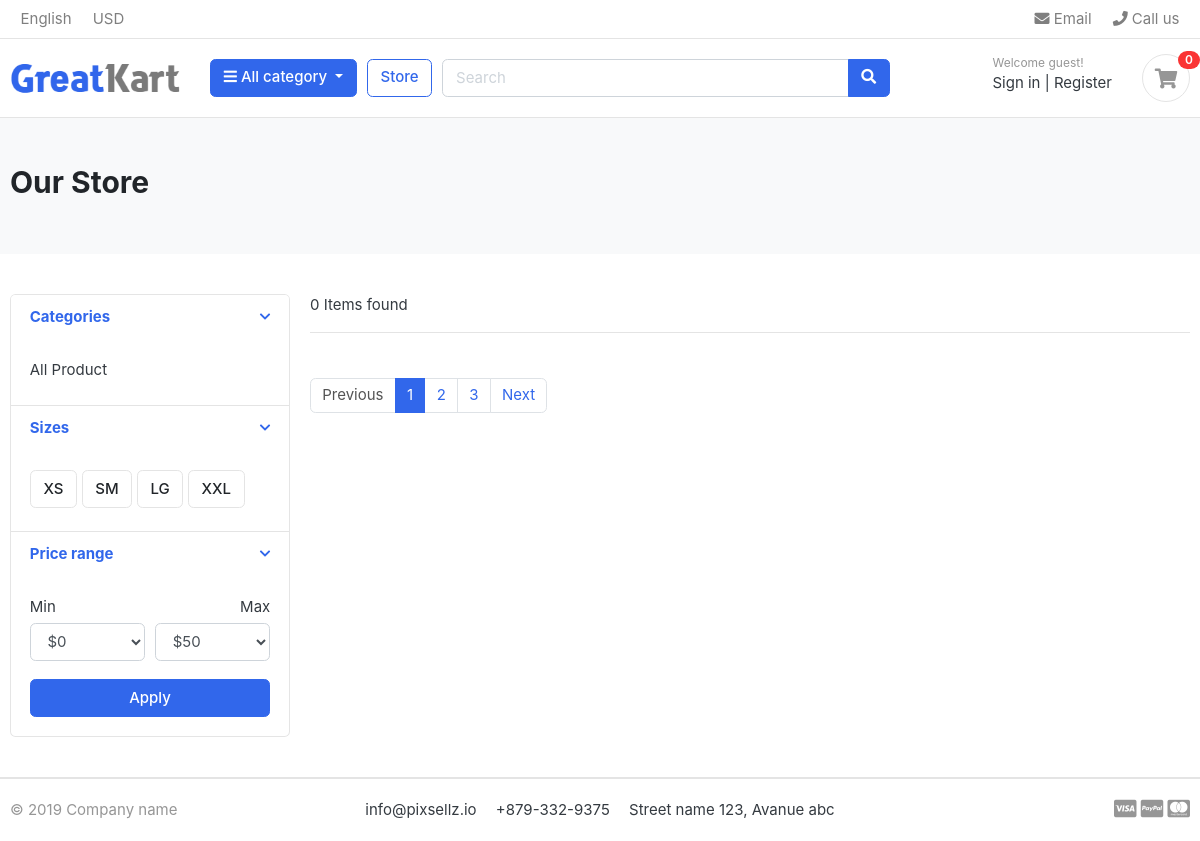
/store/, run on an earlier commit of the app's database.
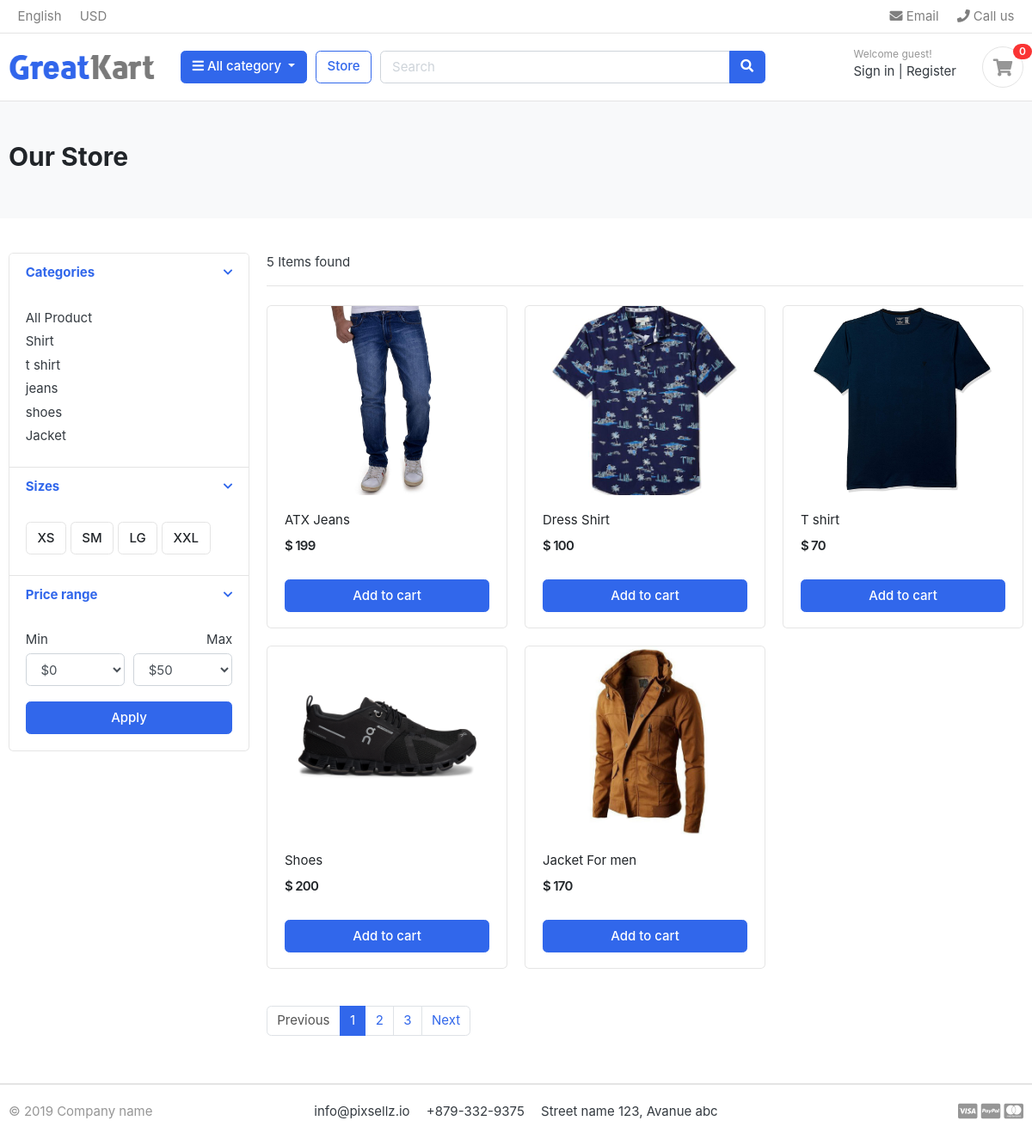
And on a later commit of the database.
### category/models.py (models this page shows, shortened)
class category(models.Model):
    category_name =models.CharField(max_length=50, unique=True)
    slug = models.CharField(max_length=100, unique=True)
    description = models.TextField(max_length=255, blank=True)
    cat_image = models.ImageField(upload_to='photos/categories', blank=True)
    class Meta:
        verbose_name = 'category'
        verbose_name_plural = 'categories'
    def get_slug(self):
        return reverse('products_by_category', args=[self.slug])

### store/models.py (models this page shows, shortened)
class Product(models.Model):
    product_name    = models.CharField(max_length=200, unique=True)
    slug            = models.SlugField(max_length=200, unique=True)
    description     = models.TextField(max_length=500, blank=True)
    price           = models.IntegerField()
    image           = models.ImageField(upload_to='photos/product')
    stock           = models.IntegerField()
    is_available    = models.BooleanField(default=True)
    category        = models.ForeignKey(category, on_delete=models.CASCADE)
    created_date    = models.DateTimeField(auto_now_add=True)
    modified_date   = models.DateTimeField(auto_now=True)
    def get_url(self):
        return reverse('product_detail', args=[self.category.slug, self.slug])

### store/views.py (the view)
# urls.py: path('store/', include('store.urls')),
def store(request, category_slug=None):
    categories = None
    products = None
    if category_slug is not None:
        categories = get_object_or_404(category, slug=category_slug)
        products = Product.objects.filter(category=categories, is_available=True)
        products_count = products.count()
    else:
        products = Product.objects.all().filter(is_available=True)
        products_count = products.count()
    context = {
        'products': products,
        'products_count': products_count,
    }
    return render(request, 'store/store.html', context)

### category/context_processors.py (called while the page is built)
def menu_links(request):
    links = category.objects.all()
    return dict(links=links)

### templates/store/store.html (shortened to what this page needs)
{% extends 'base.html' %}
{% load static %}
{% block content %}
	<section class="section-pagetop bg">
		<div class="container">
			<h2 class="title-page">Our Store</h2>
		</div>
	</section>
	<section class="section-content padding-y">
		<div class="container">
			<div class="row">
				<aside class="col-md-3">
					<div class="card">
						<article class="filter-group">
							<header class="card-header">
								<a href="#" data-toggle="collapse" data-target="#collapse_1" aria-expanded="true"
									class="">
									<i class="icon-control fa fa-chevron-down"></i>
									<h6 class="title">Categories</h6>
								</a>
							</header>
							<div class="filter-content collapse show" id="collapse_1" style="">
								<div class="card-body">
									<ul class="list-menu">
										<li><a href="{% url 'store' %}"> All Product </a></li>
										{% for category in links %}
										<li><a href="{{ category.get_slug }}"> {{ category.category_name }} </a></li>
										{% endfor %}
									</ul>
								</div>
							</div>
						</article>
						<article class="filter-group">
							<header class="card-header">
								<a href="#" data-toggle="collapse" data-target="#collapse_4" aria-expanded="true"
									class="">
									<i class="icon-control fa fa-chevron-down"></i>
									<h6 class="title">Sizes </h6>
								</a>
							</header>
							<div class="filter-content collapse show" id="collapse_4" style="">
								<div class="card-body">
									<label class="checkbox-btn">
										<span class="btn btn-light"> XS </span>
									</label>
									<label class="checkbox-btn">
										<span class="btn btn-light"> SM </span>
									</label>
									<label class="checkbox-btn">
										<span class="btn btn-light"> LG </span>
									</label>
									<label class="checkbox-btn">
										<span class="btn btn-light"> XXL </span>
									</label>
								</div>
							</div>
						</article>
						<article class="filter-group">
							<header class="card-header">
								<a href="#" data-toggle="collapse" data-target="#collapse_3" aria-expanded="true"
									class="">
									<i class="icon-control fa fa-chevron-down"></i>
									<h6 class="title">Price range </h6>
								</a>
							</header>
							<div class="filter-content collapse show" id="collapse_3" style="">
								<div class="card-body">
									<div class="form-row">
										<div class="form-group col-md-6">
											<label>Min</label>
											<select class="mr-2 form-control">
												<option value="0">$0</option>
											</select>
										</div>
										<div class="form-group text-right col-md-6">
											<label>Max</label>
											<select class="mr-2 form-control">
												<option value="50">$50</option>
											</select>
										</div>
									</div>
									<button class="btn btn-block btn-primary">Apply</button>
								</div>
							</div>
						</article>
					</div>
				</aside>
				<main class="col-md-9">
					<header class="border-bottom mb-4 pb-3">
						<div class="form-inline">
							<span class="mr-md-auto"> {{ products_count }} Items found </span>
						</div>
					</header>
					<div class="row">
						{% for product in products %}
                        <div class="col-md-4">
							<figure class="card card-product-grid">
								<div class="img-wrap">
									<a href="{{ product.get_url }}">
										<img src="{{ product.image.url }}">
									</a>
								</div>
								<figcaption class="info-wrap">
									<div class="fix-height">
										<a href="{{ product.get_url }}" class="title">{{ product.product_name }}</a>
										<div class="price-wrap mt-2">
											<span class="price">$ {{ product.price }} </span>
										</div>
									</div>
									<a href="#" class="btn btn-block btn-primary">Add to cart </a>
								</figcaption>
							</figure>
						</div>
                        {% endfor %}
					</div>
					<nav class="mt-4" aria-label="Page navigation sample">
						<ul class="pagination">
							<li class="page-item disabled"><a class="page-link" href="#">Previous</a></li>
							<li class="page-item active"><a class="page-link" href="#">1</a></li>
							<li class="page-item"><a class="page-link" href="#">2</a></li>
							<li class="page-item"><a class="page-link" href="#">3</a></li>
							<li class="page-item"><a class="page-link" href="#">Next</a></li>
						</ul>
					</nav>
				</main>
			</div>
		</div>
	</section>
{% endblock %}

### templates/base.html (shortened to what this page needs)
{% load static %}
<!DOCTYPE HTML>
<html lang="en">
<head>
    <link href="{% static 'css/bootstrap.css' %}" rel="stylesheet" type="text/css" />
    <link href="{% static 'fonts/fontawesome/css/all.min.css' %}" type="text/css" rel="stylesheet">
    <link href="{% static  'css/ui.css' %}" rel="stylesheet" type="text/css" />
    <link href="{% static 'css/responsive.css' %}" rel="stylesheet" media="only screen and (max-width: 1200px)" />
</head>
<body>
    {% include 'includes/navbar.html' %}
    {% block content %}{% endblock %}
    {% include 'includes/footer.html' %}

### templates/includes/navbar.html (shortened to what this page needs)
{% load static %}
<header class="section-header">
    <nav class="navbar p-md-0 navbar-expand-sm navbar-light border-bottom">
        <div class="container">
            <div class="collapse navbar-collapse" id="navbarTop4">
                <ul class="navbar-nav mr-auto">
                    <li class="nav-item dropdown">
                        <a href="#" class="nav-link"> English </a>
                    </li>
                    <li class="nav-item dropdown">
                        <a href="#" class="nav-link"> USD </a>
                    </li>
                </ul>
                <ul class="navbar-nav">
                    <li><a href="#" class="nav-link"> <i class="fa fa-envelope"></i> Email </a></li>
                    <li><a href="#" class="nav-link"> <i class="fa fa-phone"></i> Call us </a></li>
                </ul>
            </div>
        </div>
    </nav>
    <section class="header-main border-bottom">
        <div class="container">
            <div class="row align-items-center">
                <div class="col-lg-2 col-md-3 col-6">
                    <a href="{% url 'home' %}" class="brand-wrap">
                        <img class="logo" src="{% static '/images/logo.png' %}">
                    </a>
                </div>
                <div class="col-lg col-sm col-md col-6 flex-grow-0">
                    <div class="category-wrap dropdown d-inline-block float-right">
                        <button type="button" class="btn btn-primary dropdown-toggle" data-toggle="dropdown">
                            <i class="fa fa-bars"></i> All category
                        </button>
                    </div>
                </div>
                <a href="{% url 'store' %}" class="btn btn-outline-primary">Store</a>
                <div class="col-lg  col-md-6 col-sm-12 col">
                    <form action="#" class="search">
                        <div class="input-group w-100">
                            <input type="text" class="form-control" style="width:60%;" placeholder="Search">
                            <div class="input-group-append">
                                <button class="btn btn-primary" type="submit">
                                    <i class="fa fa-search"></i>
                                </button>
                            </div>
                        </div>
                    </form>
                </div>
                <div class="col-lg-3 col-sm-6 col-8 order-2 order-lg-3">
                    <div class="d-flex justify-content-end mb-3 mb-lg-0">
                        <div class="widget-header">
                            <small class="title text-muted">Welcome guest!</small>
                            <div>
                                <a href="./signin.html">Sign in</a> <span class="dark-transp"> | </span>
                                <a href="./register.html"> Register</a>
                            </div>
                        </div>
                        <a href="./cart.html" class="widget-header pl-3 ml-3">
                            <div class="icon icon-sm rounded-circle border"><i class="fa fa-shopping-cart"></i>
                            </div>
                            <span class="badge badge-pill badge-danger notify">0</span>
                        </a>
                    </div>
                </div>
            </div>
        </div>
    </section>
</header>

### templates/includes/footer.html
    <footer class="section-footer border-top">
        <div class="container">
            <section class="footer-bottom border-top row">
                <div class="col-md-2">
                    <p class="text-muted"> &copy 2019 Company name </p>
                </div>
                <div class="col-md-8 text-md-center">
                    <span class="px-2">info@pixsellz.io</span>
                    <span class="px-2">+879-332-9375</span>
                    <span class="px-2">Street name 123, Avanue abc</span>
                </div>
                <div class="col-md-2 text-md-right text-muted">
                    <i class="fab fa-lg fa-cc-visa"></i>
                    <i class="fab fa-lg fa-cc-paypal"></i>
                    <i class="fab fa-lg fa-cc-mastercard"></i>
                </div>
            </section>
        </div>
    </footer>

### ecommerce/static/css/ui.css (style rules this page uses)
html { font-family: "Inter", sans-serif; font-size: 15px; }
.img-wrap { text-align: center; display: block; }
.img-wrap img { max-width: 100%; }
.price-wrap { letter-spacing: -0.7px; }
.icon-xs, .icon-sm, .icon-md, .icon-lg { display: inline-block; text-align: center; flex-shrink: 0; flex-grow: 0; }
.icon-sm { width: 48px; height: 48px; line-height: 48px !important; font-size: 20px; }
.padding-y { padding-top: 40px; padding-bottom: 40px; }
figure { margin-bottom: 0; }
article:after, .form-group:after { display: block; clear: both; content: ""; }
.bg { background-color: #f8f9fa; }
.title-page { color: #212529; }
p:last-child { margin-bottom: 0; }
.header-main { position: relative; padding-top: 1rem; padding-bottom: 1rem; }
.brand-wrap .logo, .navbar-brand .logo { margin-right: 7px; max-height: 42px; display: inline-block; }
.widget-header { display: inline-block; vertical-align: middle; position: relative; }
.widget-header a { color: #343a40; }
.widget-header i { color: #969696; }
.widget-header .title { display: block; }
.widget-header .notify { position: absolute; top: -3px; right: -10px; }
.footer-bottom { padding-top: 20px; padding-bottom: 20px; }
.btn-light { background-color: #fff; border-color: #e4e4e4; }
[class*=list-] li:after { visibility: hidden; display: block; content: ""; overflow: hidden; height: 0; clear: both; }
.list-menu { list-style: none; margin: 0; padding-left: 0; }
.list-menu li { margin-bottom: 5px; }
.list-menu a { color: #343a40; }
[class*=card-product] a.title { color: #212529; display: block; }
[class*=card-product] .img-wrap { overflow: hidden; position: relative; }
[class*=card-product] .img-wrap img { height: 100%; max-width: 100%; width: auto; display: inline-block; -o-object-fit: cover; object-fit: cover; }
.card-product-grid { margin-bottom: 20px; }
.card-product-grid .img-wrap { border-radius: 0.2rem 0.2rem 0 0; height: 220px; }
.card-product-grid .info-wrap { overflow: hidden; padding: 18px 20px; }
.card-product-grid .fix-height { height: 80px; overflow: hidden; }
.card .img-wrap { overflow: hidden; }
.notify { position: absolute; top: -4px; right: -10px; display: inline-block; padding: 0.25em 0.6em; font-size: 12px; line-height: 1; text-align: center; border-radius: 3rem; color: #fff; background-color: #fa3434; }
.price { font-weight: 600; color: #212529; }
.icon-control { margin-top: 5px; float: right; font-size: 80%; }
.card-header .title { margin-bottom: 0; line-height: 1.5; }
.filter-group { border-bottom: 1px solid #e4e4e4; }
.filter-group .card-header { border-bottom: 0; }
.filter-group:last-child { border-bottom: 0; }
.checkbox-btn { position: relative; }
.section-pagetop { padding: 45px 0; }

What changed in the data, as far as the page shows it:
added category: category_name "Shirt"
added category: category_name "t shirt"
added category: category_name "jeans"
added category: category_name "shoes"
added category: category_name "Jacket"
added Product: image (picture), product_name "ATX Jeans", price "199"
added Product: image (picture), product_name "Dress Shirt", price "100"
added Product: image (picture), product_name "T shirt", price "70"
added Product: image (picture), product_name "Shoes", price "200"
added Product: image (picture), product_name "Jacket For men", price "170"
Also different on the page:
{{ products_count }}: "0" → "5"
